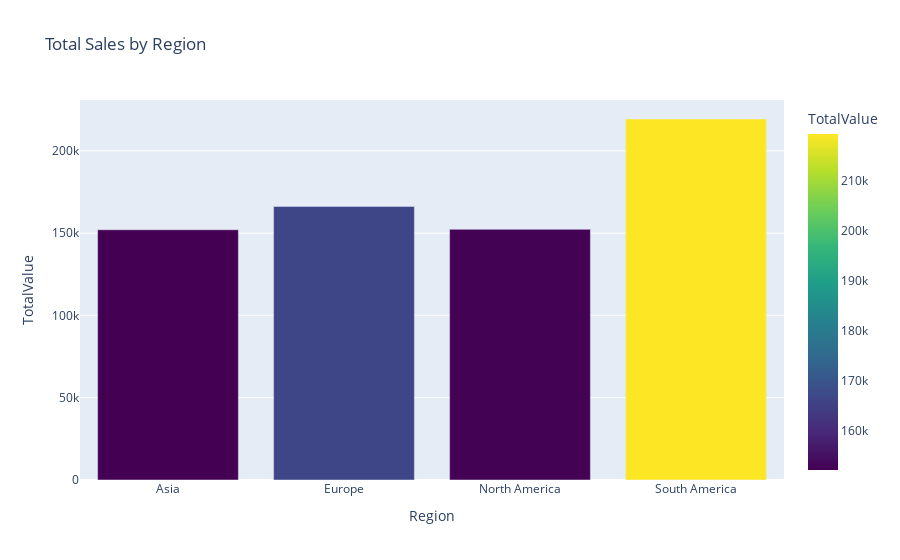

Notebook code cell kept with this figure:
### Markdown cell above
## Exploratory Data Analysis (EDA)

### Code cell
# Insight 1: Sales Distribution by Region
region_wise_sales = transactions_copy.merge(customers_copy, on="CustomerID").groupby("Region", as_index=False)["TotalValue"].sum()
fig = px.bar(region_wise_sales, x="Region", y="TotalValue", title="Total Sales by Region",color="TotalValue",color_continuous_scale="viridis")
fig.show()

### Figure 1 — Plotly figure (JSON) as saved in the notebook; plotly's stock layout.template omitted (floating-point values rounded to 4 significant figures)
{"data": [{"alignmentgroup": "True", "hovertemplate": "Region=%{x}<br>TotalValue=%{marker.color}<extra></extra>", "legendgroup": "", "marker": {"color": [152100.0, 166300.0, 152300.0, 219400.0], "coloraxis": "coloraxis", "pattern": {"shape": ""}}, "name": "", "offsetgroup": "", "orientation": "v", "showlegend": false, "textposition": "auto", "type": "bar", "x": ["Asia", "Europe", "North America", "South America"], "xaxis": "x", "y": [152100.0, 166300.0, 152300.0, 219400.0], "yaxis": "y"}], "layout": {"autosize": true, "barmode": "relative", "coloraxis": {"colorbar": {"title": {"text": "TotalValue"}}, "colorscale": [[0, "#440154"], [0.1111, "#482878"], [0.2222, "#3e4989"], [0.3333, "#31688e"], [0.4444, "#26828e"], [0.5556, "#1f9e89"], [0.6667, "#35b779"], [0.7778, "#6ece58"], [0.8889, "#b5de2b"], [1, "#fde725"]]}, "legend": {"tracegroupgap": 0}, "title": {"text": "Total Sales by Region"}, "xaxis": {"anchor": "y", "autorange": true, "domain": [0, 1], "range": [-0.5, 3.5], "title": {"text": "Region"}, "type": "category"}, "yaxis": {"anchor": "x", "autorange": true, "domain": [0, 1], "range": [0, 230900.0], "title": {"text": "TotalValue"}, "type": "linear"}}}
